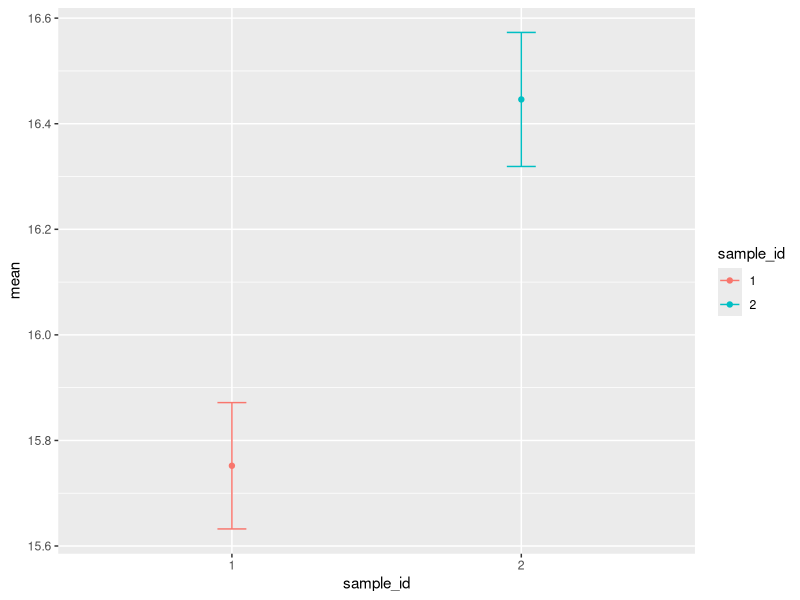

The R script that drew this image:
setwd("~/Workspaces/TemplesOfSyrinx/DS")
getwd()

library(data.table)
library(ggplot2)
library(dplyr)

system.time(population <- fread("./Data/sensors-jan-2023.csv"))

cl80 <- 1.28
cl85 <- 1.44
cl90 <- 1.65
cl95 <- 1.96
cl99 <- 2.58

#confidence.interval (aka Margin of Error)
#ci 90, confidence.interval = 0.10
#ci 95, confidence.interval = 0.05
#ci 99, confidence.interval = 0.01

confidence.level <- cl95
confidence.interval <- 5/100

mr = na.omit(population) %>%
  filter(location == 'MR') %>%
  select(temperature, outside_temperature) %>%
  mutate(sample_id = '1')

population.size <- nrow(mr)

sample.size <- ((confidence.level^2) * 0.25) / (confidence.interval)^2
sample.size <- sample.size/(1+(sample.size-1)/population.size)
sample.size <- round(sample.size, 0)
sample.size
margin.error <- sqrt(( confidence.level^2 * confidence.interval * ( 1 - confidence.interval ) ) / population.size)
margin.error

sample1 = na.omit(mr) %>%
  select(temperature, outside_temperature) %>%
  mutate(sample_id = '1') %>%
  sample_n(sample.size)

fr = na.omit(population) %>%
  filter(location == 'FR') %>%
  select(temperature, outside_temperature) %>%
  mutate(sample_id = '2')

population.size <- nrow(fr)

sample.size <- ((confidence.level^2) * 0.25) / (confidence.interval)^2
sample.size <- sample.size/(1+(sample.size-1)/population.size)
sample.size <- round(sample.size, 0)
sample.size
margin.error <- sqrt(( confidence.level^2 * confidence.interval * ( 1 - confidence.interval ) ) / population.size)
margin.error

sample2 = na.omit(fr) %>%
  select(temperature, outside_temperature) %>%
  mutate(sample_id = '2') %>%
  sample_n(sample.size)

## Joining both sample1 and 2
samples = rbind(sample1, sample2)

##### Confidence Interval
cl95 <- 1.96
cl99 <- 2.58
cl <- cl95

## Confidence Interval - Sample 1
se1 = sd(sample1$temperature) / sqrt(nrow(sample1))
lower = mean(sample1$temperature) - cl * se1
upper = mean(sample1$temperature) + cl * se1
ci1 = c(lower, upper)
mean(sample1$temperature)
ci1

## Confidence Interval - Sample 2
se2 = sd(sample2$temperature) / sqrt(nrow(sample2))
lower = mean(sample2$temperature) - cl * se2
upper = mean(sample2$temperature) + cl * se2
ci2 = c(lower, upper)
mean(sample2$temperature)
ci2

toPlot = summarise(group_by(samples, sample_id), mean = mean(temperature))
toPlot = mutate(toPlot, lower = ifelse(toPlot$sample_id == 1, ci1[1], ci2[1]))
toPlot = mutate(toPlot, upper = ifelse(toPlot$sample_id == 1, ci1[2], ci2[2]))
ggplot(toPlot, aes(x = sample_id, y = mean, colour= sample_id)) +
  geom_point() +
  geom_errorbar(aes(ymin = lower, ymax = upper), width = .1)


t.test(sample1$temperature, sample2$temperature, alternative="g")
t.test(sample1$outside_temperature, sample2$outside_temperature, alternative="g")
